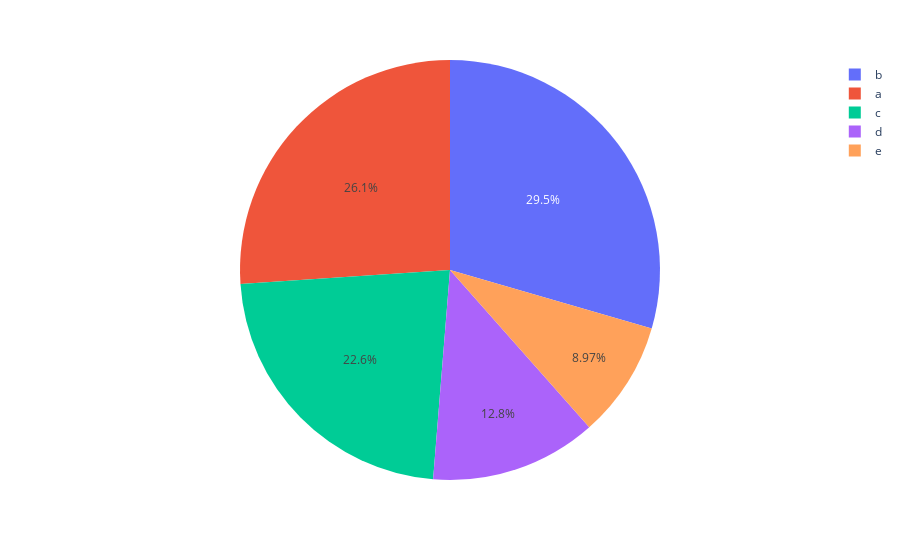

Write notebook code for a chart like this one.
### Code cell
fig = px.pie(df.spec.value_counts().reset_index(), values="count", names="spec")
fig.show()

### Figure 1 — Plotly figure (JSON) as saved in the notebook; plotly's stock layout.template omitted (floating-point values rounded to 4 significant figures)
{"data": [{"domain": {"x": [0, 1], "y": [0, 1]}, "hovertemplate": "spec=%{label}<br>count=%{value}<extra></extra>", "labels": ["b", "a", "c", "d", "e"], "legendgroup": "", "name": "", "showlegend": true, "type": "pie", "values": [69, 61, 53, 30, 21]}], "layout": {"legend": {"tracegroupgap": 0}, "margin": {"t": 60}}}
